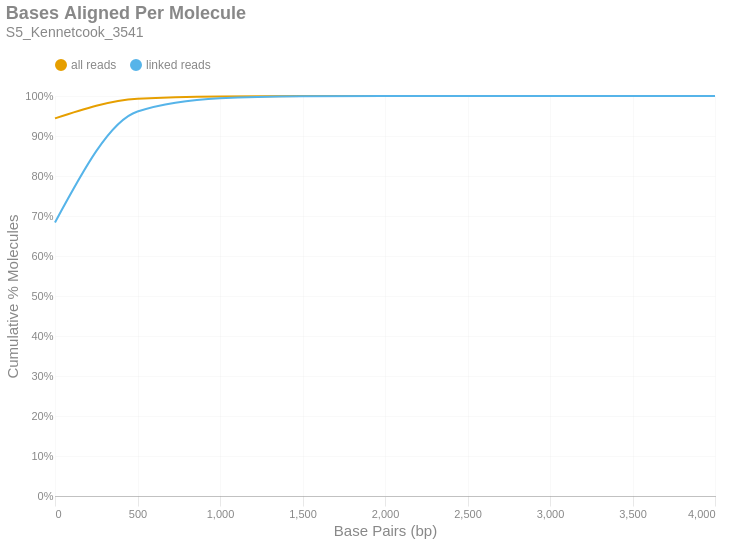

Notebook source saved alongside this figure:
### Markdown cell above
### Bases Aligned Per Molecule
This is a cumulative frequency distribution showing the number of base pairs aligned per unique molecule. These data are shown in 500 bp bins. There are two distributions: one with `all reads` (yellow) and another with only `linked reads` (blue). The percent of molecules in the `linked reads` distribution is relative to the total number of linked molecules.

### Code cell
if SKIPLR:
    print_html(f"Skipped")
else:
    binned_df = consolidated_hist(valids['aligned_bp'], mask, 500, True)
    with SafeRender(binned_df):
        (
            density_plot(binned_df, 'Bases Aligned Per Molecule', samplename, 'basesper')
            .encode(
                x=alt.X('bin:Q', title="Base Pairs (bp)").axis(tickMinStep=500).scale(padding=0),
                y=alt.Y('value:Q', title='Cumulative % Molecules')
                    .axis(format='%')
                    .scale(domain = [0,1])
                    .stack(False),
                color=alt.Color("key:N").scale(domain = ["all reads", "linked reads"]),
                tooltip = [
                    alt.Tooltip("key:N", title = "Data Type"),
                    alt.Tooltip("range_label:N", title="Bases Aligned Per Molecule"),
                    alt.Tooltip("value:Q", format = ".2%", title="% Molecules (Cum.)")
                ]
            )
        ).display()

### Figure 1 — Vega-Lite specification as saved in the notebook (floating-point values rounded to 4 significant figures)
{"width": "container", "height": 400, "config": {"title": {"anchor": "start", "dy": -15, "fontSize": 18, "color": "#888888", "subtitleColor": "#888888", "subtitleFontSize": 14}, "arc": {"fill": "#0072B2"}, "axis": {"domainColor": "#888888", "domainWidth": 0.5, "gridWidth": 0.2, "grid": false, "titleFontWeight": 400, "titleFontSize": 15, "labelFontSize": 11, "labelColor": "#888888", "tickColor": "#888888", "tickWidth": 0.2, "titleColor": "#888888"}, "axisBand": {"grid": false}, "axisX": {"grid": true, "tickSize": 10, "domainCap": "round"}, "axisY": {"domain": false, "grid": true, "tickSize": 0, "domainCap": "round"}, "background": "transparent", "header": {"labelFontSize": 15, "labelColor": "#888888", "titleFontSize": 15, "titleFontWeight": 600, "titleColor": "#888888"}, "legend": {"labelFont": "sans-serif", "labelFontSize": 12, "labelColor": "#888888", "symbolSize": 100, "symbolType": "circle", "titleFontSize": 12, "titlePadding": 10, "titleColor": "#888888", "title": null, "orient": "top"}, "range": {"category": ["#E69F00", "#56B4E9", "#009E73", "#F0E442", "#0072B2", "#D55E00", "#CC79A7", "#000000"], "diverging": ["#cfe8f3", "#a2d4ec", "#73bfe2", "#46abdb", "#1696d2", "#12719e"]}, "area": {"fill": "#0072B2", "fillOpacity": 0.7, "line": true, "strokeOpacity": 0.7}, "line": {"color": "#0072B2", "stroke": "#0072B2", "strokeWidth": 2}, "trail": {"color": "#0072B2", "stroke": "#0072B2", "strokeWidth": 0, "size": 1}, "point": {"filled": true, "fillOpacity": 1.0, "size": 95}, "text": {"color": "#888888", "fontSize": 11, "align": "right", "fontWeight": 400, "size": 11}, "bar": {"fill": "#0072B2", "stroke": null}, "view": {"stroke": null, "continuousWidth": 660, "continuousHeight": 400}}, "data": {"name": "data-b07bca5509f36c4809f4e0072e90314f"}, "mark": {"type": "line", "interpolate": "monotone", "point": {"opacity": 0, "size": 275}}, "encoding": {"color": {"field": "key", "scale": {"domain": ["all reads", "linked reads"]}, "type": "nominal"}, "tooltip": [{"field": "key", "title": "Data Type", "type": "nominal"}, {"field": "range_label", "title": "Bases Aligned Per Molecule", "type": "nominal"}, {"field": "value", "format": ".2%", "title": "% Molecules (Cum.)", "type": "quantitative"}], "x": {"axis": {"tickMinStep": 500}, "field": "bin", "scale": {"padding": 0}, "title": "Base Pairs (bp)", "type": "quantitative"}, "y": {"axis": {"format": "%"}, "field": "value", "scale": {"domain": [0, 1]}, "stack": false, "title": "Cumulative % Molecules", "type": "quantitative"}}, "params": [{"name": "param_c36ac31b6afebe62", "select": {"type": "point", "fields": ["key"]}, "bind": "legend"}], "title": {"text": "Bases Aligned Per Molecule", "subtitle": "S5_Kennetcook_3541"}, "transform": [{"fold": ["all reads (cumsum)", "linked reads (cumsum)"]}, {"calculate": "replace(datum.key, ' (cumsum)', '')", "as": "key"}, {"filter": {"param": "param_c36ac31b6afebe62"}}], "usermeta": {"embedOptions": {"downloadFileName": "S5_Kennetcook_3541.basesper"}}, "$schema": "https://vega.github.io/schema/vega-lite/v6.1.0.json", "datasets": {"data-b07bca5509f36c4809f4e0072e90314f": [{"bin": "0.0", "interval": "0.0-500.0", "all reads": 0.9441, "linked reads": 0.6839, "all reads (cumsum)": 0.9441, "linked reads (cumsum)": 0.6839, "range_label": "0-499"}, {"bin": "500.0", "interval": "500.0-1000.0", "all reads": 0.04919, "linked reads": 0.2774, "all reads (cumsum)": 0.9933, "linked reads (cumsum)": 0.9613, "range_label": "500-999"}, {"bin": "1000.0", "interval": "1000.0-1500.0", "all reads": 0.00579, "linked reads": 0.03322, "all reads (cumsum)": 0.999, "linked reads (cumsum)": 0.9945, "range_label": "1000-1499"}, {"bin": "1500.0", "interval": "1500.0-2000.0", "all reads": 0.0008115, "linked reads": 0.00466, "all reads (cumsum)": 0.9999, "linked reads (cumsum)": 0.9992, "range_label": "1500-1999"}, {"bin": "2000.0", "interval": "2000.0-2500.0", "all reads": 0.0001204, "linked reads": 0.0006911, "all reads (cumsum)": 1.0, "linked reads (cumsum)": 0.9999, "range_label": "2000-2499"}, {"bin": "2500.0", "interval": "2500.0-3000.0", "all reads": 1.949e-05, "linked reads": 0.0001119, "all reads (cumsum)": 1.0, "linked reads (cumsum)": 1.0, "range_label": "2500-2999"}, {"bin": "3000.0", "interval": "3000.0-3500.0", "all reads": 3.609e-06, "linked reads": 2.072e-05, "all reads (cumsum)": 1.0, "linked reads (cumsum)": 1.0, "range_label": "3000-3499"}, {"bin": "3500.0", "interval": "3500.0-4000.0", "all reads": 9.623e-07, "linked reads": 5.525e-06, "all reads (cumsum)": 1.0, "linked reads (cumsum)": 1.0, "range_label": "3500-3999"}, {"bin": "4000.0", "interval": "4000.0-4500.0", "all reads": 2.406e-07, "linked reads": 1.381e-06, "all reads (cumsum)": 1.0, "linked reads (cumsum)": 1.0, "range_label": "4000-4499"}]}}
